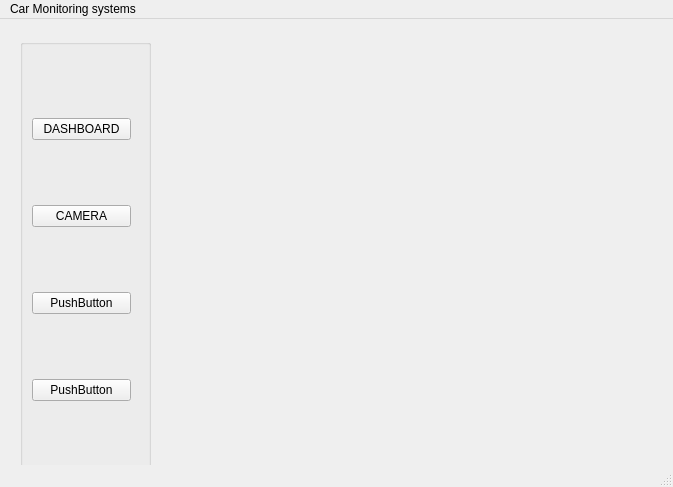
<?xml version="1.0" encoding="UTF-8"?>
<ui version="4.0">
 <class>MainWindow</class>
 <widget class="QMainWindow" name="MainWindow">
  <property name="geometry">
   <rect>
    <x>0</x>
    <y>0</y>
    <width>673</width>
    <height>487</height>
   </rect>
  </property>
  <property name="windowTitle">
   <string>MainWindow</string>
  </property>
  <widget class="QWidget" name="centralwidget">
   <widget class="QWidget" name="widget" native="true">
    <property name="geometry">
     <rect>
      <x>340</x>
      <y>9</y>
      <width>18</width>
      <height>18</height>
     </rect>
    </property>
    <layout class="QVBoxLayout" name="verticalLayout"/>
   </widget>
   <widget class="QGroupBox" name="groupBox">
    <property name="geometry">
     <rect>
      <x>20</x>
      <y>20</y>
      <width>131</width>
      <height>431</height>
     </rect>
    </property>
    <property name="title">
     <string/>
    </property>
    <widget class="QWidget" name="layoutWidget">
     <property name="geometry">
      <rect>
       <x>10</x>
       <y>20</y>
       <width>101</width>
       <height>401</height>
      </rect>
     </property>
     <layout class="QVBoxLayout" name="verticalLayout_2">
      <property name="leftMargin">
       <number>2</number>
      </property>
      <item>
       <widget class="QPushButton" name="_dash_board_btn">
        <property name="mouseTracking">
         <bool>false</bool>
        </property>
        <property name="text">
         <string>DASHBOARD</string>
        </property>
       </widget>
      </item>
      <item>
       <widget class="QPushButton" name="_camera_btn">
        <property name="mouseTracking">
         <bool>false</bool>
        </property>
        <property name="text">
         <string>CAMERA</string>
        </property>
       </widget>
      </item>
      <item>
       <widget class="QPushButton" name="pushButton_3">
        <property name="mouseTracking">
         <bool>false</bool>
        </property>
        <property name="text">
         <string>PushButton</string>
        </property>
       </widget>
      </item>
      <item>
       <widget class="QPushButton" name="pushButton_4">
        <property name="mouseTracking">
         <bool>false</bool>
        </property>
        <property name="text">
         <string>PushButton</string>
        </property>
       </widget>
      </item>
     </layout>
    </widget>
   </widget>
   <widget class="QStackedWidget" name="ui_display">
    <property name="geometry">
     <rect>
      <x>159</x>
      <y>29</y>
      <width>511</width>
      <height>411</height>
     </rect>
    </property>
    <widget class="QWidget" name="dashboard_widget"/>
    <widget class="QWidget" name="ui_displayPage2_2"/>
   </widget>
  </widget>
  <widget class="QMenuBar" name="menubar">
   <property name="geometry">
    <rect>
     <x>0</x>
     <y>0</y>
     <width>673</width>
     <height>23</height>
    </rect>
   </property>
   <widget class="QMenu" name="menuCar_Monitoring_systems">
    <property name="title">
     <string>Car Monitoring systems</string>
    </property>
   </widget>
   <addaction name="menuCar_Monitoring_systems"/>
  </widget>
  <widget class="QStatusBar" name="statusbar"/>
 </widget>
 <resources/>
 <connections/>
</ui>
